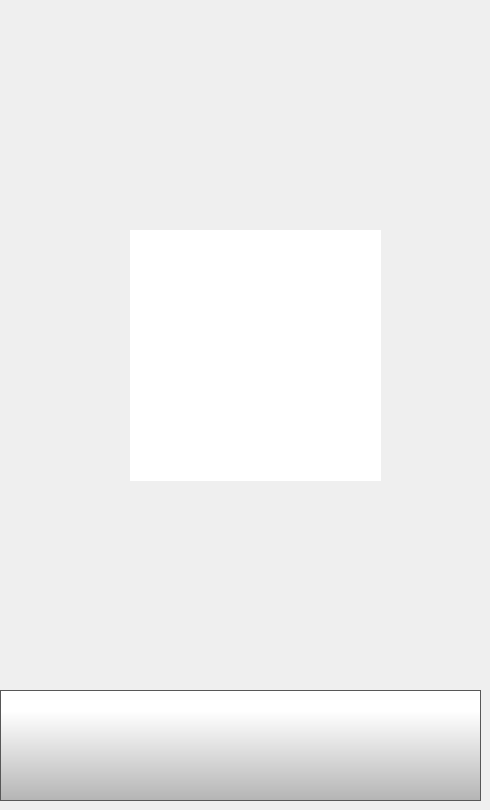
    <widget class="QWidget" name="QRCodePage">
     <widget class="QPushButton" name="QRCodeBackButton">
      <property name="geometry">
       <rect>
        <x>0</x>
        <y>690</y>
        <width>481</width>
        <height>111</height>
       </rect>
      </property>
      <property name="minimumSize">
       <size>
        <width>0</width>
        <height>0</height>
       </size>
      </property>
      <property name="font">
       <font>
        <family>Gotham Light</family>
        <pointsize>9</pointsize>
       </font>
      </property>
      <property name="styleSheet">
       <string notr="true">QPushButton {
     border: 1px solid rgb(87, 87, 87);
	background-color: qlineargradient(spread:pad, x1:0, y1:1, x2:0, y2:0.188, stop:0 rgba(180, 180, 180, 255), stop:1 rgba(255, 255, 255, 255));


}

QPushButton:pressed {
    background-color: qlineargradient(x1: 0, y1: 0, x2: 0, y2: 1,
                                      stop: 0 #dadbde, stop: 1 #f6f7fa);
}

QPushButton:flat {
    border: none; /* no border for a flat push button */
}

QPushButton:default {
    border-color: navy; /* make the default button prominent */
}</string>
      </property>
      <property name="text">
       <string/>
      </property>
      <property name="icon">
       <iconset>
        <normaloff>templates/img/arrows-4.png</normaloff>templates/img/arrows-4.png</iconset>
      </property>
      <property name="iconSize">
       <size>
        <width>50</width>
        <height>50</height>
       </size>
      </property>
      <property name="checkable">
       <bool>false</bool>
      </property>
      <property name="autoDefault">
       <bool>false</bool>
      </property>
      <property name="default">
       <bool>false</bool>
      </property>
      <property name="flat">
       <bool>false</bool>
      </property>
     </widget>
     <widget class="QLabel" name="QRCodeBackground">
      <property name="geometry">
       <rect>
        <x>130</x>
        <y>230</y>
        <width>251</width>
        <height>251</height>
       </rect>
      </property>
      <property name="styleSheet">
       <string notr="true">background-color: rgb(255, 255, 255);</string>
      </property>
      <property name="text">
       <string/>
      </property>
     </widget>
     <widget class="QLabel" name="QRCodeLabel">
      <property name="geometry">
       <rect>
        <x>130</x>
        <y>230</y>
        <width>251</width>
        <height>251</height>
       </rect>
      </property>
      <property name="styleSheet">
       <string notr="true"/>
      </property>
      <property name="text">
       <string/>
      </property>
      <property name="scaledContents">
       <bool>true</bool>
      </property>
     </widget>
     <zorder>QRCodeBackground</zorder>
     <zorder>QRCodeLabel</zorder>
     <zorder>QRCodeBackButton</zorder>
    </widget>
